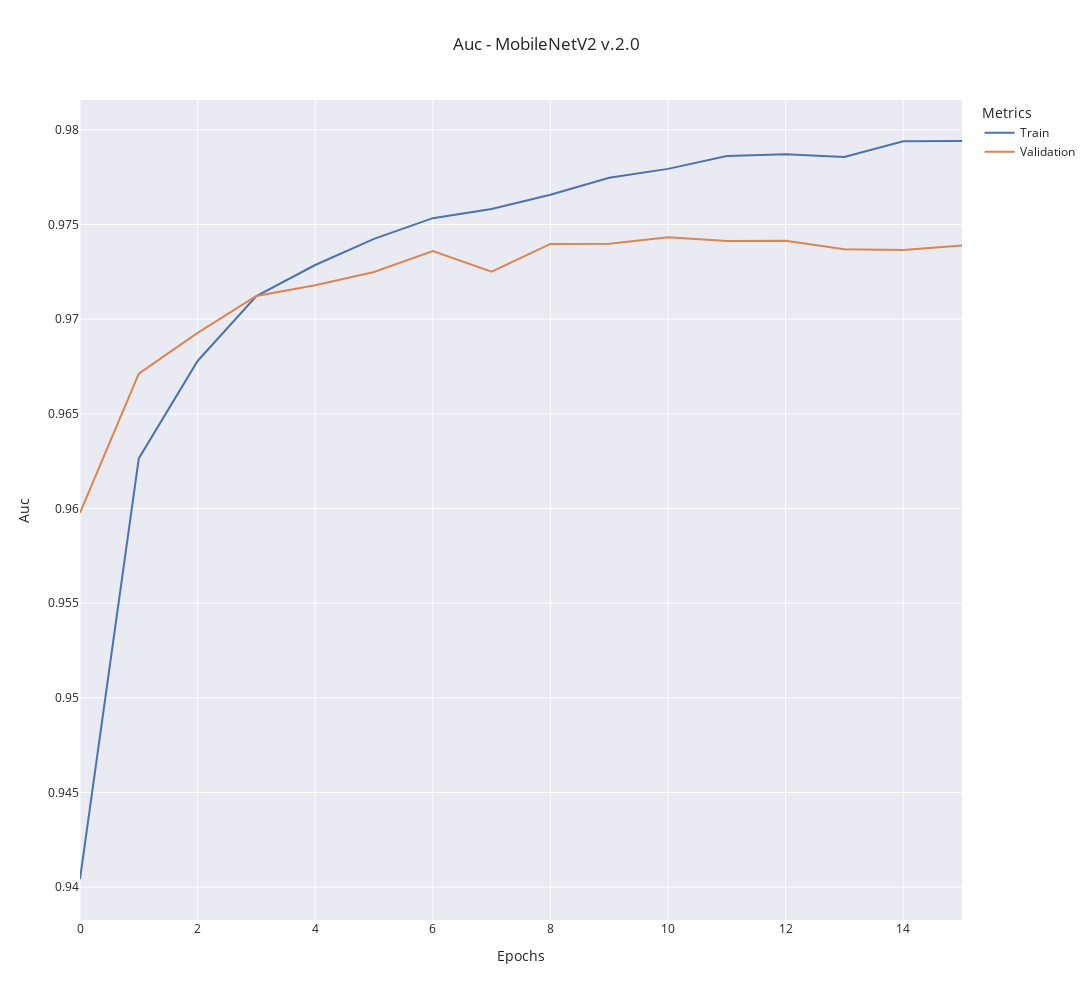

Notebook code cell kept with this figure:
### Code cell
window_size = 0
train_data = (
    moving_average(train_metrics["auc"], window_size)
    if window_size != 0
    else train_metrics["auc"]
)
validation_data = (
    moving_average(validation_metrics["val_auc"], window_size)
    if window_size != 0
    else validation_metrics["val_auc"]
)

fig = go.Figure()

fig.add_trace(
    go.Scatter(
        y=train_data,
        x=np.arange(len(train_data)),
        mode="lines",
        name="Train",
    )
)

fig.add_trace(
    go.Scatter(
        y=validation_data,
        x=np.arange(len(validation_data)),
        mode="lines",
        name="Validation",
    )
)

fig.update_layout(
    title=f"Auc - {model_name} {version}",
    xaxis_title="Epochs",
    yaxis_title="Auc",
    legend_title="Metrics",
    template="seaborn",
    width=1200,
    height=1000,
)

fig.show()

### Figure 1 — Plotly figure (JSON) as saved in the notebook; plotly's stock layout.template omitted (floating-point values rounded to 4 significant figures)
{"data": [{"mode": "lines", "name": "Train", "type": "scatter", "x": [0, 1, 2, 3, 4, 5, 6, 7, 8, 9, 10, 11, 12, 13, 14, 15], "y": [0.9404, 0.9626, 0.9678, 0.9712, 0.9729, 0.9742, 0.9753, 0.9758, 0.9766, 0.9775, 0.9779, 0.9786, 0.9787, 0.9786, 0.9794, 0.9794]}, {"mode": "lines", "name": "Validation", "type": "scatter", "x": [0, 1, 2, 3, 4, 5, 6, 7, 8, 9, 10, 11, 12, 13, 14, 15], "y": [0.9598, 0.9671, 0.9693, 0.9712, 0.9718, 0.9725, 0.9736, 0.9725, 0.974, 0.974, 0.9743, 0.9741, 0.9741, 0.9737, 0.9737, 0.9739]}], "layout": {"height": 1000, "legend": {"title": {"text": "Metrics"}}, "title": {"text": "Auc - MobileNetV2 v.2.0"}, "width": 1200, "xaxis": {"title": {"text": "Epochs"}}, "yaxis": {"title": {"text": "Auc"}}}}
